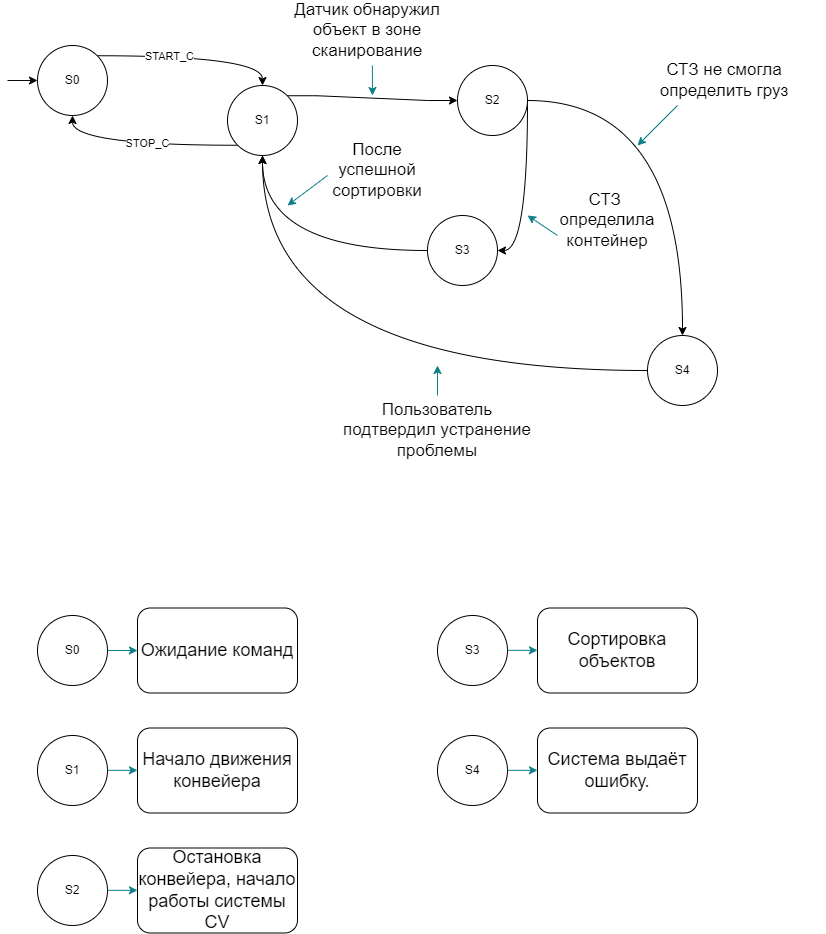
#> input picture state mashine.drawio (4).png, 826 x 934 px, given in place of the camera
$ python ssss.py
#> lines starting #> are read from the running program, lines starting #| are printed output that depends on the picture; after the words box and inside, x2 and y2 are one past the last pixel; in counts of white or black regions, pixels touching at a corner belong together
import cv2
import numpy as np


if __name__ == '__main__':
    def callback(*arg):
        print(arg)

cv2.namedWindow("result")

cap = cv2.VideoCapture(0)

hsv_min = np.array((90, 70, 70), np.uint8)#голубой
hsv_max = np.array((150, 255, 255), np.uint8)

hsv2_min = np.array((53, 55, 147), np.uint8)#синий
hsv2_max = np.array((83, 160, 255), np.uint8)

hsv2_min = np.array((53, 55, 147), np.uint8)#синий
hsv2_max = np.array((83, 160, 255), np.uint8)


while True:
    flag, img = cap.read()
#> img is the input picture: shape (934, 826, 3); mean B, G, R 250, 250, 249.9

    hsv = cv2.cvtColor(img, cv2.COLOR_BGR2HSV)
#> hsv: shape (934, 826, 3); mean H, S, V 0.1, 0.2, 250

    thresh = cv2.inRange(hsv, hsv_min, hsv_max)
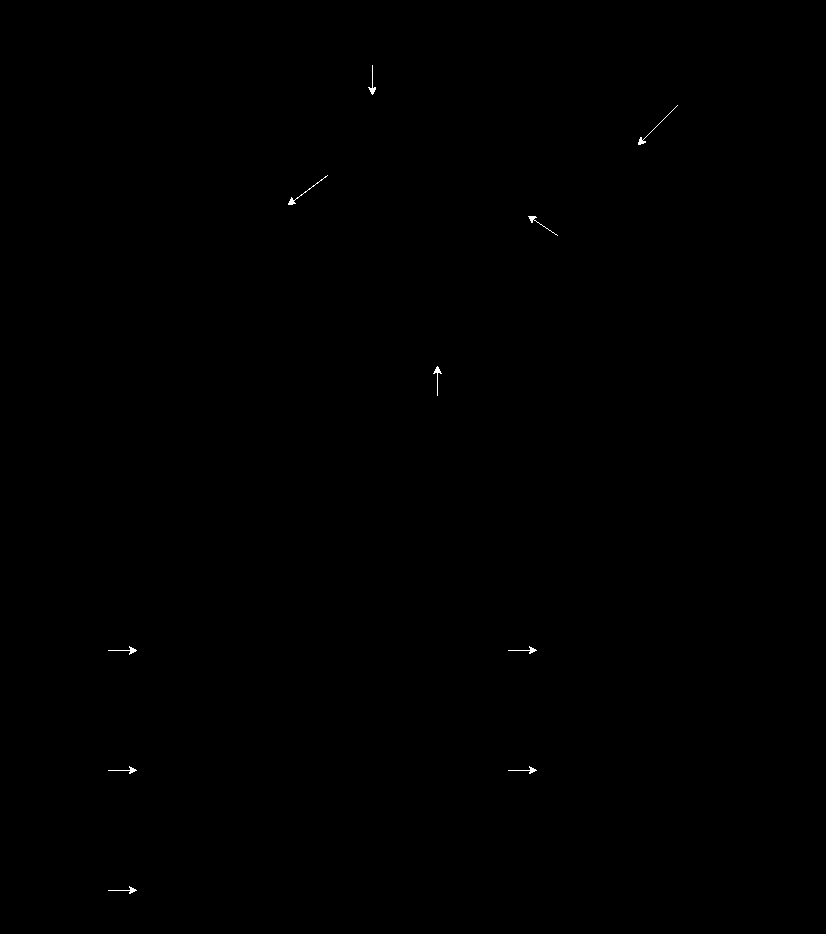
#> thresh: shape (934, 826); 0.08% white in thin lines or dots, all inside (x1, y1, x2, y2) = (108, 65, 678, 894)


    moments = cv2.moments(thresh, 1)
#> moments = moments, m00 592, centre m10/m00, m01/m00 = (377.9, 450.3)
    dM01 = moments['m01']
#> dM01 = 266596
    dM10 = moments['m10']
#> dM10 = 223726
    dArea = moments['m00']
#> dArea = 592

    if dArea > 100:
        x = int(dM10 / dArea)
#> x = 377
        y = int(dM01 / dArea)
#> y = 450
        cv2.circle(img, (x, y), 10, (0, 0, 255), -1)
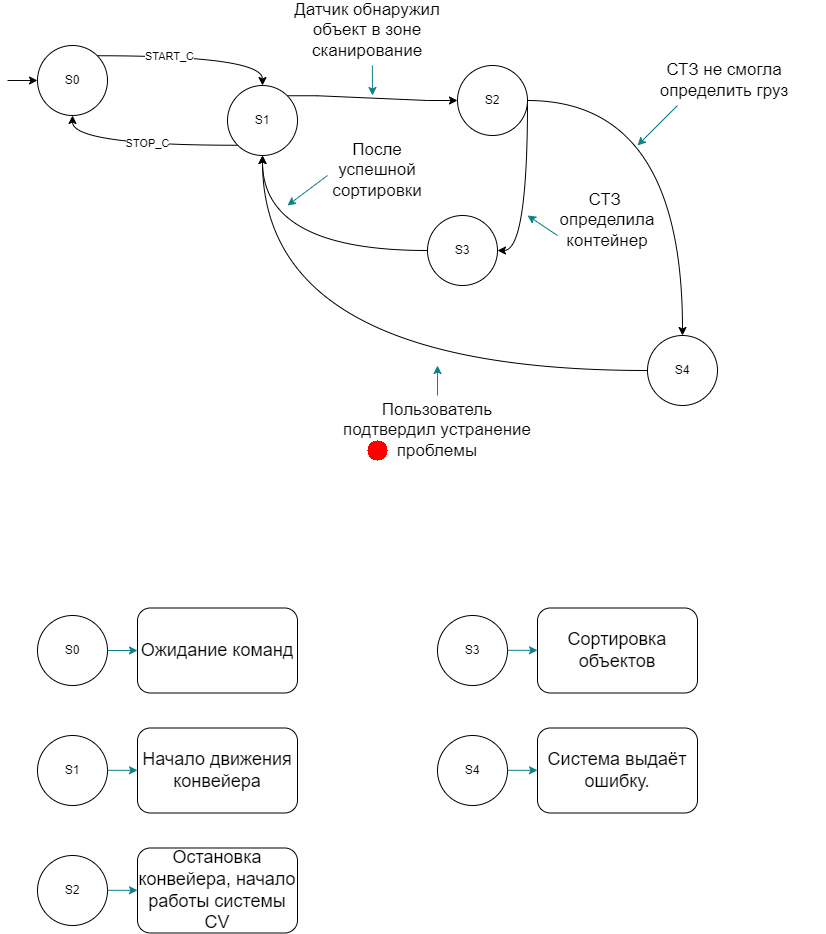
#> img: shape (934, 826, 3); 0.04% of pixels changed, all inside (x1, y1, x2, y2) = (367, 440, 388, 461)
        print('нужный объект')


    moments = cv2.moments(thresh, 1)
    mM01 = moments['m01']
#> mM01 = 266596
    mM10 = moments['m10']
#> mM10 = 223726
    mArea = moments['m00']
#> mArea = 592


    cv2.imshow('result', img)

    ch = cv2.waitKey(5)
#> (key Esc is pressed here)
    if ch == 27:
        break

cap.release()
cv2.destroyAllWindows()

$ run again, on use_case.png
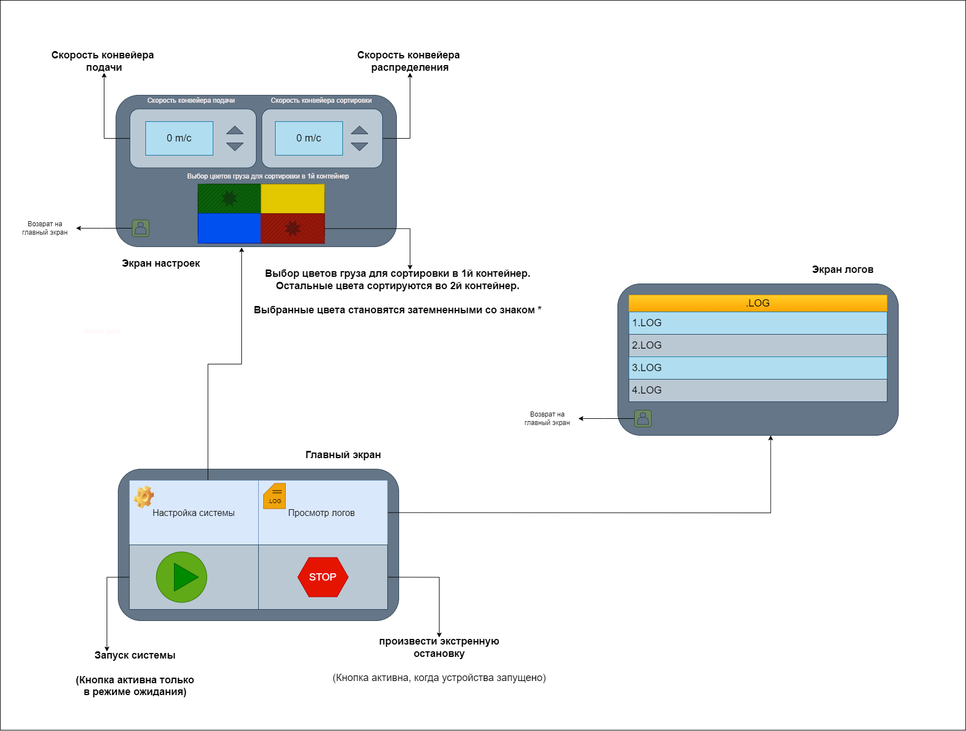
#> input picture use_case.png, 966 x 731 px, shrunk from 1721 x 1302 before the run, given in place of the camera
#> img is the input picture: shape (731, 966, 3); mean B, G, R 236.4, 235.8, 233.3
#> hsv: shape (731, 966, 3); mean H, S, V 17.4, 13.5, 240.1
#> `thresh = cv2.inRange(hsv, hsv_min, hsv_max)`:
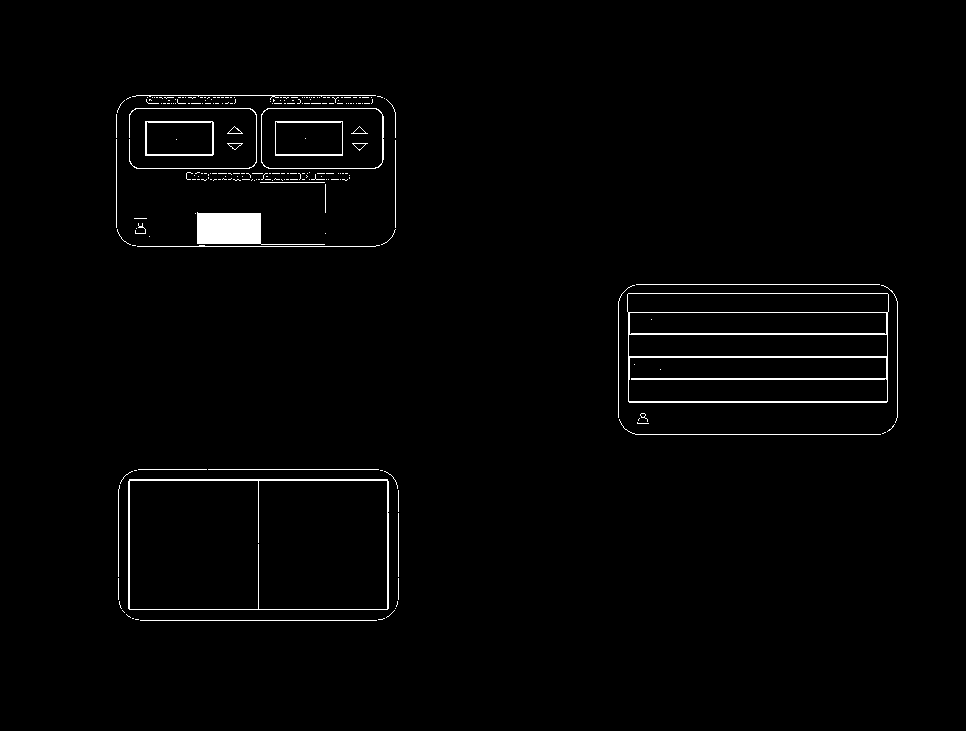
#> thresh: shape (731, 966); 1.6% white; 225 white regions (192 under 20 px), largest, box (x1, y1, x2, y2) and area: (627, 293, 889, 403) 2873, (197, 212, 325, 245) 2049, (128, 479, 389, 610) 1415
#> moments = moments, m00 11123, centre m10/m00, m01/m00 = (418.8, 309.4)
#> dM01 = 3441012
#> dM10 = 4657917
#> dArea = 11123
#> x = 418
#> y = 309
#> `cv2.circle(img, (x, y), 10, (0, 0, 255), -1)`:
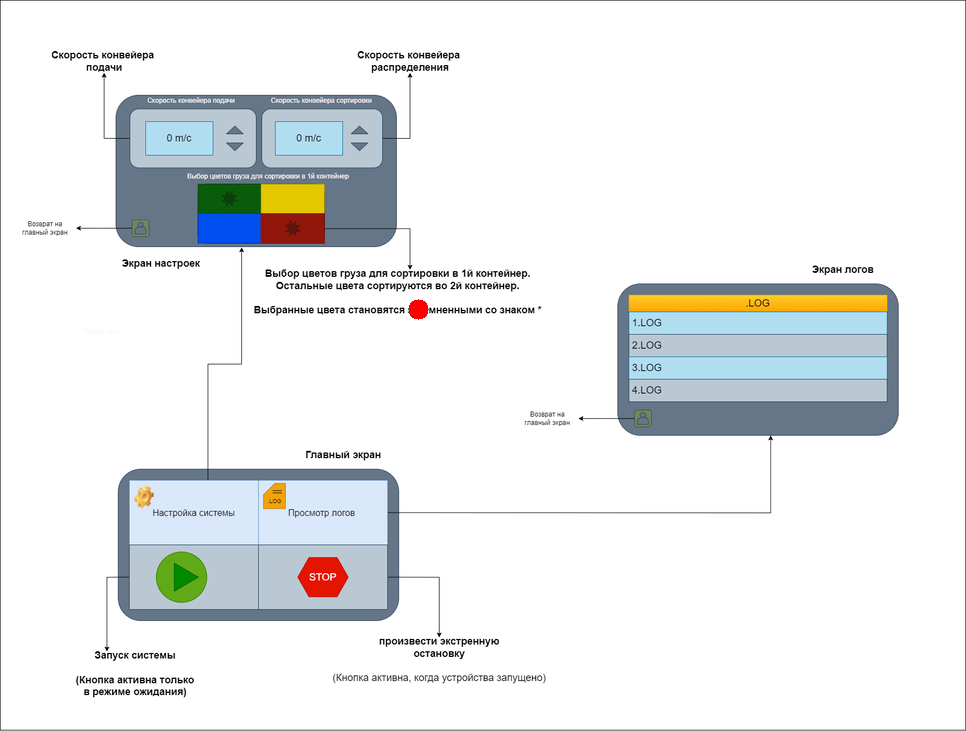
#> img: shape (731, 966, 3); 0.04% of pixels changed, all inside (x1, y1, x2, y2) = (408, 299, 429, 320)
#> mM01 = 3441012
#> mM10 = 4657917
#> mArea = 11123

$ run again, on Монтажная схема.png
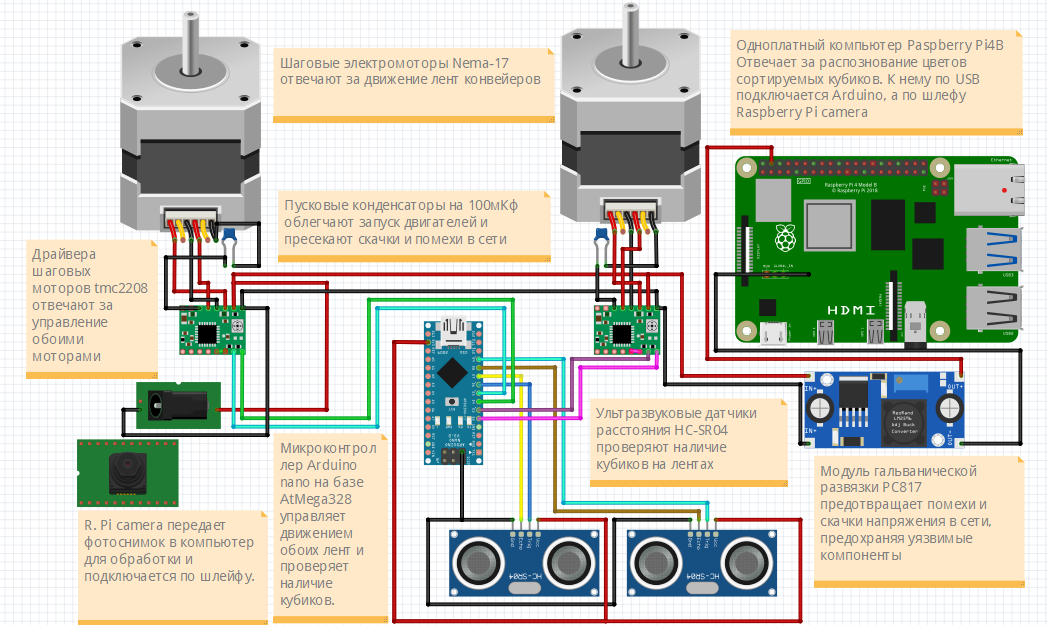
#> input picture Монтажная схема.png, 1047 x 625 px, given in place of the camera
#> img is the input picture: shape (625, 1047, 3); mean B, G, R 188.5, 202.8, 201.6
#> hsv: shape (625, 1047, 3); mean H, S, V 33.4, 47.9, 215.5
#> `thresh = cv2.inRange(hsv, hsv_min, hsv_max)`:
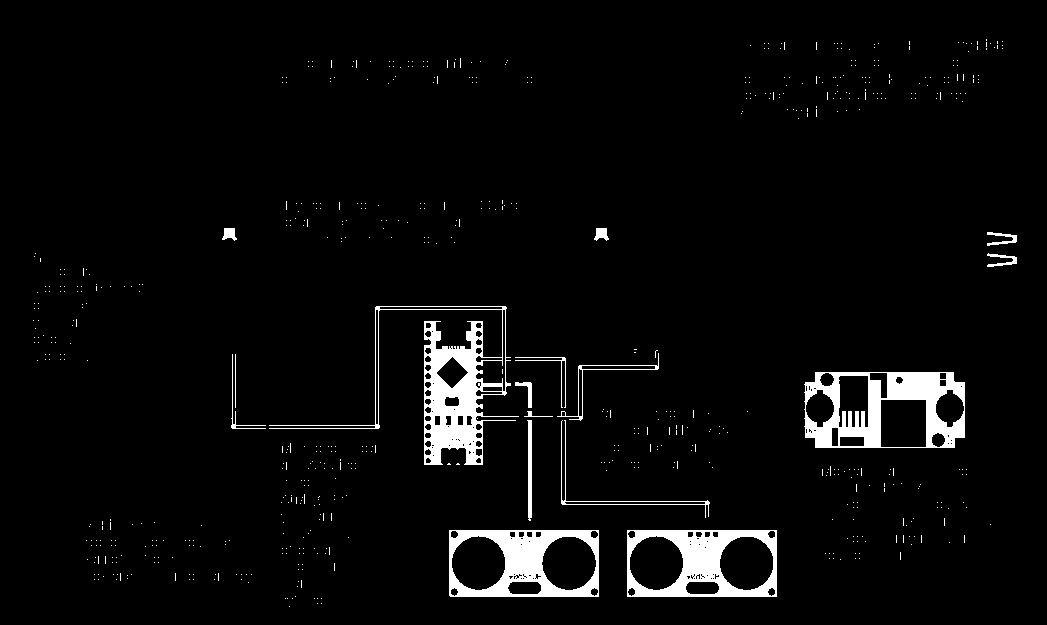
#> thresh: shape (625, 1047); 4% white; 673 white regions (657 under 20 px), largest, box (x1, y1, x2, y2) and area: (269, 306, 519, 465) 6679, (804, 372, 965, 448) 6106, (449, 530, 599, 597) 4935
#> moments = moments, m00 26331, centre m10/m00, m01/m00 = (628.2, 456.1)
#> dM01 = 12009237
#> dM10 = 16541992
#> dArea = 26331
#> x = 628
#> y = 456
#> `cv2.circle(img, (x, y), 10, (0, 0, 255), -1)`:
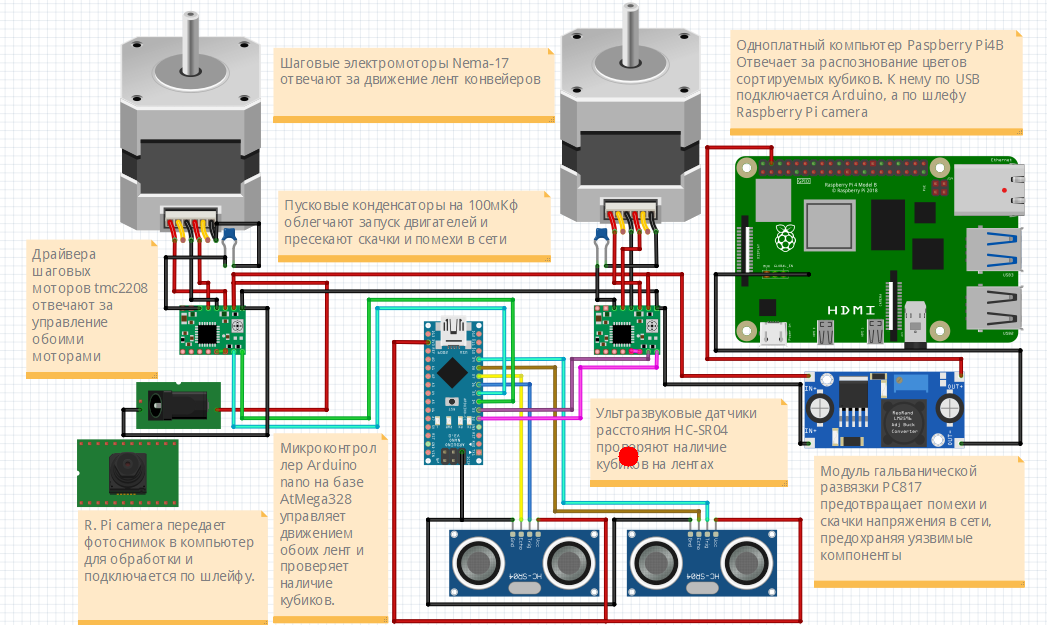
#> img: shape (625, 1047, 3); 0.05% of pixels changed, all inside (x1, y1, x2, y2) = (618, 446, 639, 467)
#> mM01 = 12009237
#> mM10 = 16541992
#> mArea = 26331
